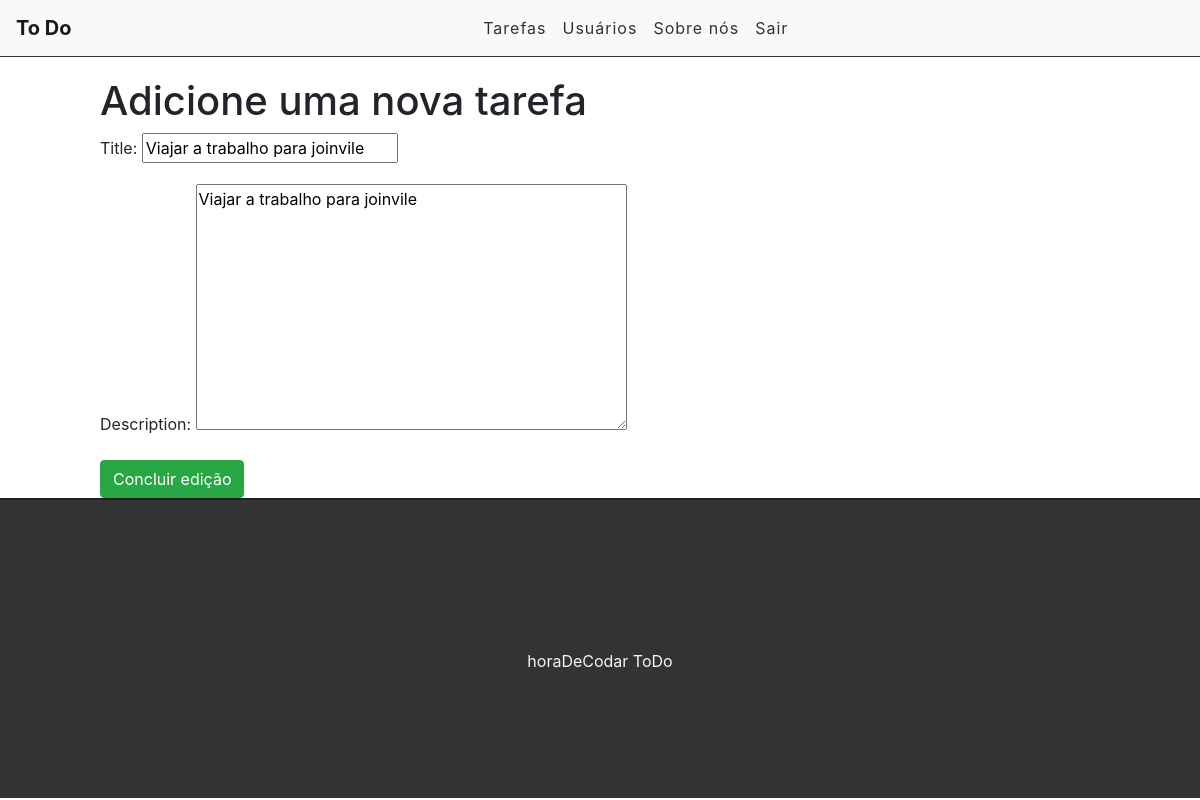
/edit/5 (signed in), run on the app's committed database.
### tasks/models.py (models this page shows, shortened)
class Task(models.Model):
    STATUS = (
        ('doing', 'Fazendo'),
        ('done', 'Feita'),
    )
    title = models.CharField(max_length=255)
    description = models.TextField()
    done = models.CharField(
        max_length=5,
        choices=STATUS,
    )
    user = models.ForeignKey(get_user_model(), on_delete=models.CASCADE)
    created_at = models.DateTimeField(auto_now_add=True)
    update_at = models.DateTimeField(auto_now=True)

### tasks/views.py (the view)
# urls.py: path('edit/<int:id>', views.editTask, name="edit-task"),
@login_required
def editTask(request, id):
    task = get_object_or_404(Task, pk=id)
    if task.user != request.user:
        messages.info(request, 'Você não tem permissão para editar essa tarefa!')
        return redirect('/')
    else:
        form = TaskForm(instance=task)
        if(request.method == 'POST'):
            form = TaskForm(request.POST, instance=task)
            if(form.is_valid()):
                task.save()
                return redirect('/')
            else:
                return render(request, 'tasks/edittask.html', {'form': form, 'task': task})
        else:
            return render(request, 'tasks/edittask.html', {'form': form, 'task': task})

### tasks/forms.py
class TaskForm(forms.ModelForm):
    class Meta:
        model = Task
        fields = ('title', 'description')

### tasks/templates/tasks/edittask.html (shortened to what this page needs)
{% extends 'base.html' %}
{% block content %}
    <div class="offset-1 col-10 list-div">
        <h1>Adicione uma nova tarefa</h1>
        <form method="POST">
            {{ form.as_p }}
            <input type="submit" class="btn btn-success" value="Concluir edição">
        </form>
    </div>
{% endblock %}

### tasks/static/css/styles.css (style rules this page uses)
.list-div { padding: 0; }

### data on the page
Task: title "Viajar a trabalho para joinvile", description "Viajar a trabalho para joinvile"
